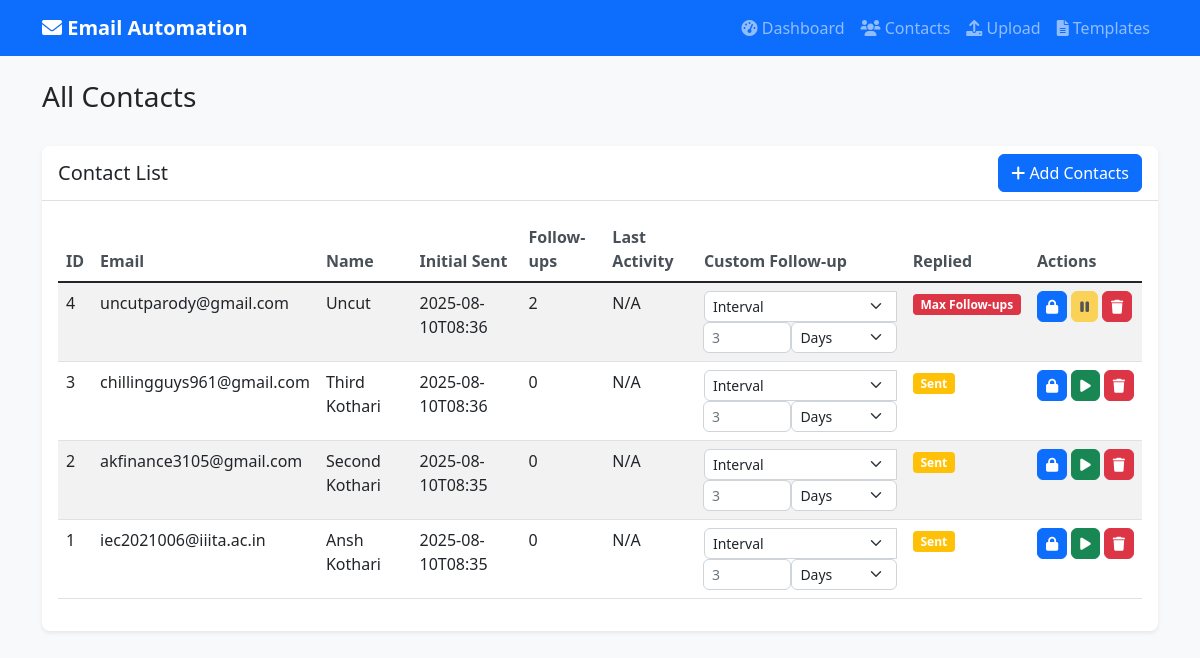
/contacts, run on an earlier commit of the app's database.
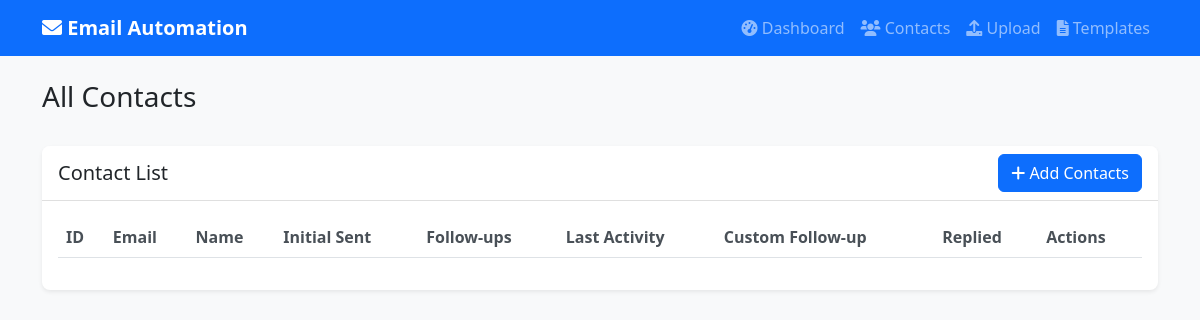
And on a later commit of the database.
### tables this page shows
CREATE TABLE contacts (
        id INTEGER PRIMARY KEY AUTOINCREMENT,
        email TEXT UNIQUE,
        name TEXT,
        initial_sent_date TEXT,
        followup_sent_count INTEGER DEFAULT 0,
        last_activity_date TEXT,
        replied INTEGER DEFAULT 0,
        custom_followup_time TEXT
    , reply_date TEXT, last_followup_date TEXT);

### app.py (the view)
@app.route('/contacts')
def contacts():
    conn = get_db_connection()
    all_contacts = conn.execute('SELECT * FROM contacts ORDER BY id DESC').fetchall()
    conn.close()
    return render_template('contacts.html', contacts=all_contacts)

### app.py (called while the page is built)
def get_db_connection():
    conn = sqlite3.connect(DB_FILE)
    conn.row_factory = sqlite3.Row
    return conn

### templates/contacts.html (shortened to what the changed rows need)
{% extends "base.html" %}
{% block content %}
<div class="row mb-4">
    <div class="col-12">
        <h1 class="h3">All Contacts</h1>
    </div>
</div>
<div class="row">
    <div class="col-12">
        <div class="card">
            <div class="card-body">
                <div class="table-responsive">
                    <table class="table table-striped">
                        <thead>
                            <tr>
                                <th>ID</th>
                                <th>Email</th>
                                <th>Name</th>
                                <th>Initial Sent</th>
                                <th>Follow-ups</th>
                                <th>Last Activity</th>
                                <th>Custom Follow-up</th>
                                <th>Replied</th>
                                <th>Actions</th>
                            </tr>
                        </thead>
                        <tbody>
                            {% for contact in contacts %}
                            <tr>
                                <td>{{ contact.id }}</td>
                                <td>{{ contact.email }}</td>
                                <td>{{ contact.name or 'N/A' }}</td>
                                <td>{{ contact.initial_sent_date[:16] if contact.initial_sent_date else 'Not sent' }}</td>
                                <td>{{ contact.followup_sent_count }}</td>
                                <td>{{ contact.last_activity_date[:16] if contact.last_activity_date else 'N/A' }}</td>
                                <td>
                                    <div class="input-group">
                                        <select class="form-select form-select-sm" id="custom_type_{{ contact.id }}" onchange="toggleCustomTimeInput({{ contact.id }})">
                                            <option value="interval" {{ 'selected' if contact.custom_followup_time and ':' in contact.custom_followup_time }}>Interval</option>
                                        </select>
                                        <div id="interval_input_{{ contact.id }}" style="display: {% if contact.custom_followup_time and ':' in contact.custom_followup_time %}none{% else %}block{% endif %};" class="d-flex">
                                            <input type="number" class="form-control form-control-sm" id="custom_value_{{ contact.id }}"
                                                   value="{{ contact.custom_followup_time.split(':')[0] if contact.custom_followup_time and ':' in contact.custom_followup_time else '' }}"
                                                   placeholder="3" min="1">
                                            <select class="form-select form-select-sm" id="custom_unit_{{ contact.id }}">
                                                <option value="days" {{ 'selected' if not contact.custom_followup_time or contact.custom_followup_time.endswith('days') }}>Days</option>
                                            </select>
                                        </div>
                                    </div>
                                </td>
                                <td>
                                    {% if contact.replied %}
                                        <span class="badge bg-success">Replied</span>
                                    {% elif contact.initial_sent_date %}
                                        {% if contact.followup_sent_count >= 2 %}
                                            <span class="badge bg-danger">Max Follow-ups</span>
                                        {% else %}
                                            <span class="badge bg-warning">Sent</span>
                                        {% endif %}
                                    {% else %}
                                        <span class="badge bg-secondary">New</span>
                                    {% endif %}
                                </td>
                                <td>
                                    <div class="d-flex gap-1">
                                        <button class="btn btn-sm btn-primary" onclick="updateCustomTime({{ contact.id }})" title="Save custom time">
                                            <i class="fas fa-lock"></i>
                                        </button>
                                        {% if contact.initial_sent_date and not contact.replied and contact.followup_sent_count < 2 %}
                                        <button class="btn btn-sm btn-success" id="stop-btn-{{ contact.id }}" onclick="stopFollowups({{ contact.id }})" title="Stop follow-ups">
                                            <i class="fas fa-play"></i>
                                        </button>
                                        {% elif contact.initial_sent_date and not contact.replied and contact.followup_sent_count >= 2 %}
                                        <button class="btn btn-sm btn-warning" disabled title="Follow-ups already stopped">
                                            <i class="fas fa-pause"></i>
                                        </button>
                                        {% else %}
                                        <button class="btn btn-sm btn-warning" disabled title="No follow-ups active">
                                            <i class="fas fa-pause"></i>
                                        </button>
                                        {% endif %}
                                        <button class="btn btn-sm btn-danger" onclick="deleteContact({{ contact.id }})" title="Delete contact">
                                            <i class="fas fa-trash"></i>
                                        </button>
                                    </div>
                                </td>
                            </tr>
                            {% endfor %}
                        </tbody>
                    </table>
                </div>
            </div>
        </div>
    </div>
</div>
{% endblock %}

What changed in the data, as far as the page shows it:
removed contacts: id "4", email "uncutparody@gmail.com", name "Uncut", initial_sent_date "2025-08-10T08:36", followup_sent_count "2", last_activity_date "N/A", id "Interval", id "Days", replied "Max Follow-ups"
removed contacts: id "3", email "chillingguys961@gmail.com", name "Third Kothari", initial_sent_date "2025-08-10T08:36", followup_sent_count "0", last_activity_date "N/A", id "Interval", id "Days", replied "Sent"
removed contacts: id "2", email "akfinance3105@gmail.com", name "Second Kothari", initial_sent_date "2025-08-10T08:35", followup_sent_count "0", last_activity_date "N/A", id "Interval", id "Days", replied "Sent"
removed contacts: id "1", email "iec2021006@iiita.ac.in", name "Ansh Kothari", initial_sent_date "2025-08-10T08:35", followup_sent_count "0", last_activity_date "N/A", id "Interval", id "Days", replied "Sent"
